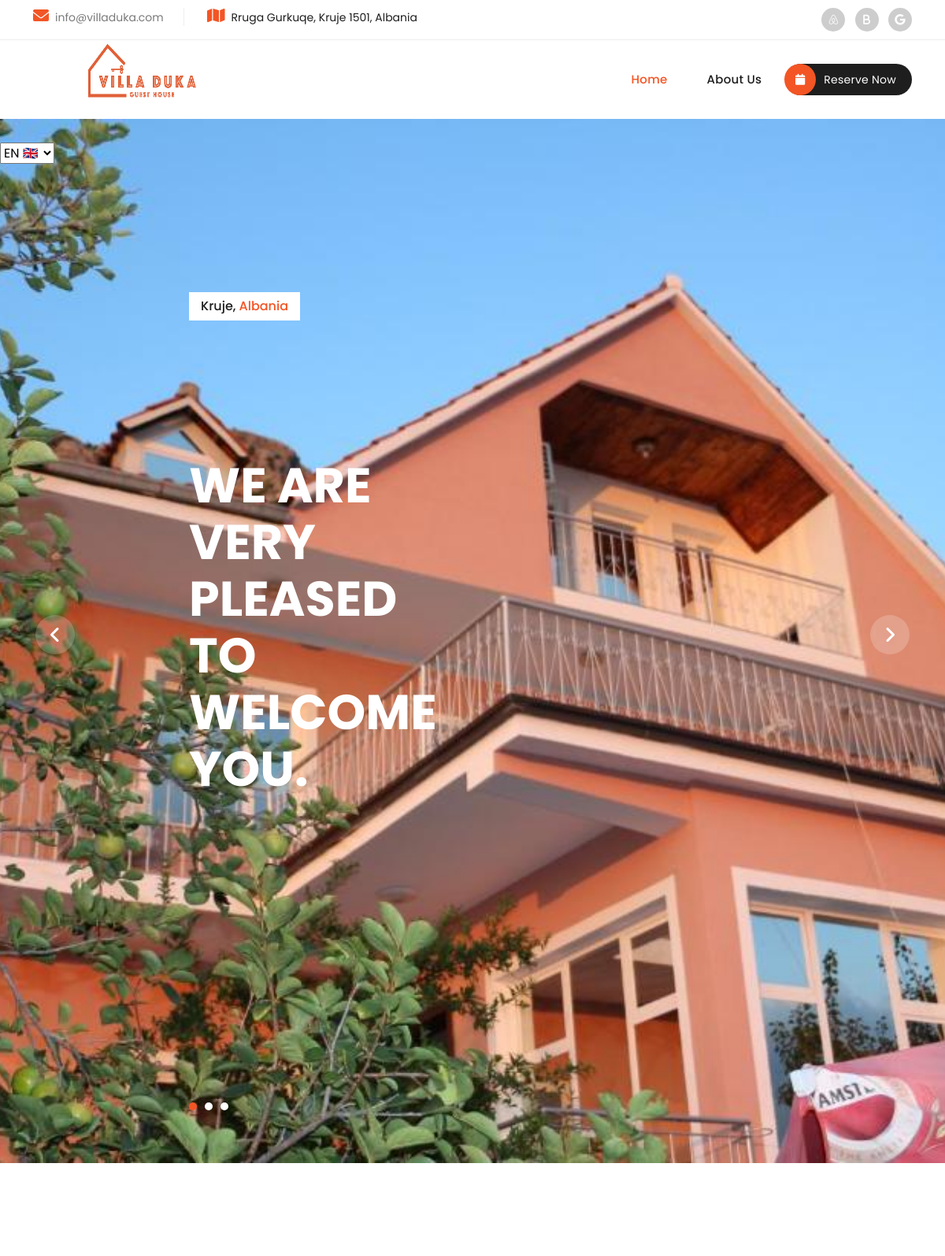
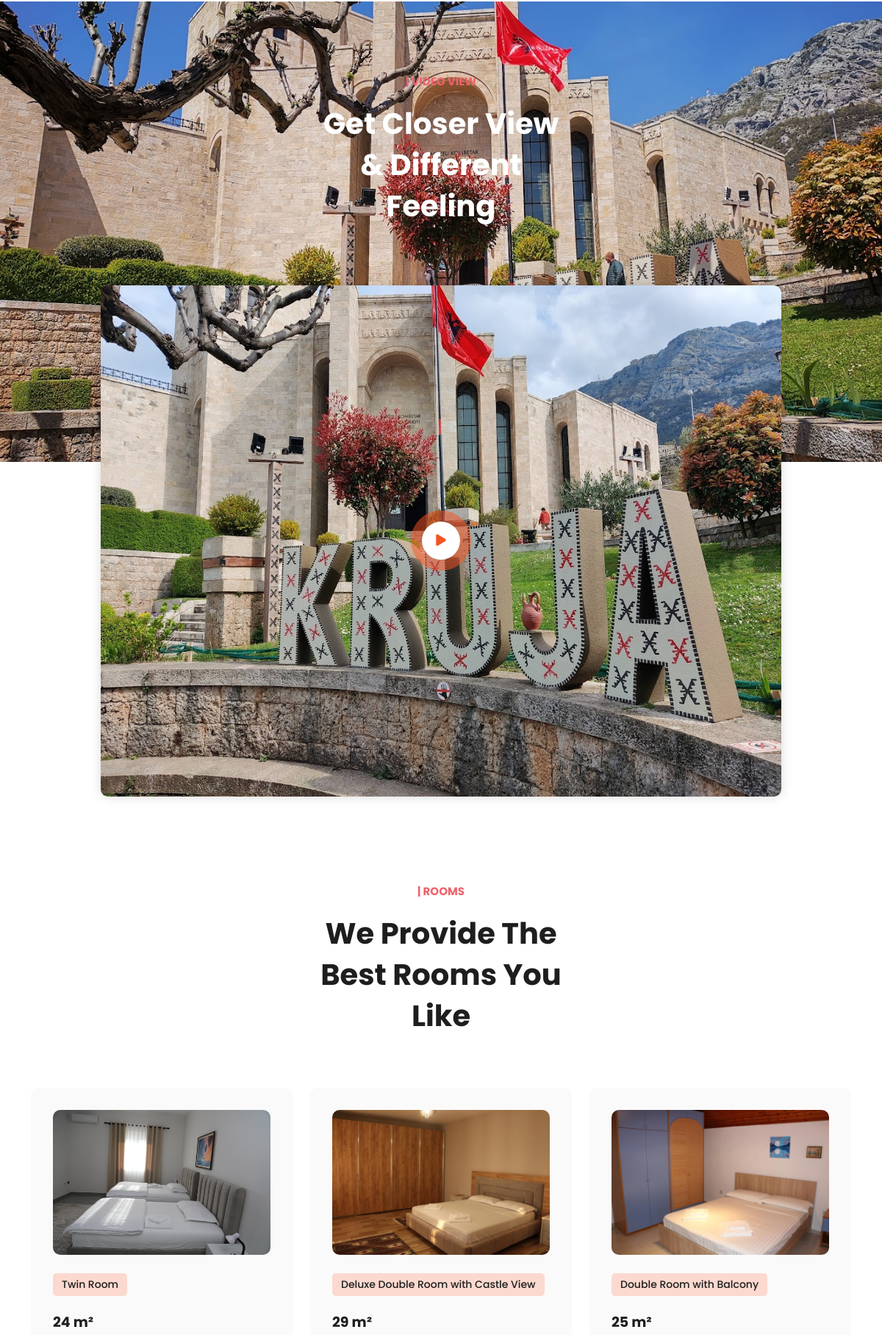
The page / (upper part) on the database its author committed (2 pictures, top to bottom).
### villawebapp/models.py (models this page shows, shortened)
class Portfolio(models.Model):
    title = models.CharField(max_length=200)
    link = models.URLField(blank=True, null=True)
    image = models.ImageField(upload_to='static/assets/images/rooms/')
    square_meters = models.IntegerField()
    paragraph = models.TextField()
    paragraph2 = models.TextField()
    class Meta:
        verbose_name_plural = "01. Portfolio"

### villawebapp/views.py (the view)
# urls.py: path('', views.index, name='index'),
def index(request):
    portfolios = Portfolio.objects.all()
    return render(request, 'index.html', {
        'portfolios': portfolios,
    })

### villawebapp/templatetags/flag_filter.py (called while the page is built)
@register.filter
def flag(value):
    return FLAG_EMOJIS.get(value, '')

### templates/index.html (shortened to what this page needs)
<!DOCTYPE html>
{% load static i18n flag_filter %}
{% get_current_language as CURRENT_LANGUAGE %}
{% get_available_languages as LANGUAGES %}
<html lang="en">
  <head>
    <link rel="stylesheet" href="https://cdnjs.cloudflare.com/ajax/libs/font-awesome/6.0.0-beta3/css/all.min.css">
    <link href="{% static 'vendorvilla/bootstrap/css/bootstrap.min.css' %}" rel="stylesheet">
    <link rel="stylesheet" href="{% static 'assets/css/fontawesome.css' %}">
    <link rel="stylesheet" href="{% static 'assets/css/templatemo-villa-agency.css' %}">
    <link rel="stylesheet" href="{% static 'assets/css/owl.css' %}">
    <link rel="stylesheet" href="{% static 'assets/css/animate.css' %}">
    <link rel="stylesheet" href="https://unpkg.com/swiper@7/swiper-bundle.min.css"/>
  </head>
<body>
  <div class="sub-header">
    <div class="container">
      <div class="row">
        <div class="col-lg-8 col-md-8">
          <ul class="info">
            <li><i class="fa fa-envelope"></i>info@villaduka.com</li>
            <li><a href="https://maps.app.goo.gl/35ur76aNYEqxUcTD8" target="_blank"><i class="fa fa-map"></i>{% trans "Rruga Gurkuqe, Kruje 1501, Albania" %}</a></li>
          </ul>
        </div>
        <div class="col-lg-4 col-md-4">
          <ul class="social-links">
            <li><a href="https://www.airbnb.com/rooms/998499954009010728?adults=1&enable_m3_private_room=true&check_in=2024-09-01&source_impression_id=p3_1701990625_FV5gDir4fVlwPN6A&previous_page_section_name=1000&federated_search_id=71f03e56-4236-431b-a148-d3e8aa1b9532&guests=1&check_out=2024-09-03&_set_bev_on_new_domain=1701990582_NjYxN2E4MjViNGU2&locale=en" target="_blank"><i class="fab fa-airbnb"></i></a></li>
            <li><a href="https://www.booking.com/hotel/al/villa-duka-kreis-kruja.en-gb.html?aid=304142&label=gen173nr-1FCAEoggI46AdIM1gEaAaIAQGYAQm4AQfIAQzYAQHoAQH4AQyIAgGoAgO4Apm96qkGwAIB0gIkNzg5ZTkxM2ItOWRlYi00MzIzLWI4OTUtZWViMWI3NTAzZTA32AIG4AIB&sid=628f16f7bc3135ba02bf7cb19e182ae9&dest_id=10744938;dest_type=hotel;dist=0;group_adults=1;group_children=0;hapos=1;hpos=1;no_rooms=1;req_adults=1;req_children=0;room1=A;sb_price_type=total;sr_order=popularity;srepoch=1698340532;srpvid=53ad79554a09007b;type=total;ucfs=1&" target="_blank"><i class="fab fa-b"></i></a></li>
            <li><a href="https://www.google.com/search?q=villa+duka+kruje&sca_esv=576846173&rlz=1C5CHFA_enAL1066AL1066&sxsrf=AM9HkKkii-IEjwfTo72aWvA3LmGCvymODQ%3A1698340893540&ei=HaA6Za7EILqVxc8PzvqWmAc&hotel_occupancy=&oq=villa+duka&gs_lp=Egxnd3Mtd2l6LXNlcnAiCnZpbGxhIGR1a2EqAggBMggQABiABBiwAzIIEAAYgAQYsAMyCxAAGMsBGIAEGLADMgcQABgeGLADMgkQABgIGB4YsAMyCxAAGIoFGIYDGLADMgsQABiKBRiGAxiwA0iAC1AAWABwAXgAkAEAmAEAoAEAqgEAuAEByAEA4gMEGAEgQYgGAZAGBw&sclient=gws-wiz-serp" target="_blank"><i class="fab fa-google"></i></a></li>
          </ul>
        </div>
      </div>
    </div>
  </div>
  <header class="header-area header-sticky">
    <div class="container">
        <div class="row">
            <div class="col-12">
                <nav class="main-nav">
                    <a href="{% url 'index' %}" class="logo">
                        <img src="{% static 'assets/images/logo.png' %}" width="415 px" height="80 px" alt="">
                    </a>
                    <ul class="nav">
                        <li><a href="{% url 'index' %}"  class="active">{% trans "Home" %}</a></li>
                        <li><a href="{% url 'about' %}">{% trans "About Us" %}</a></li>
                        <li><a href="https://www.booking.com/hotel/al/villa-duka-kreis-kruja.en-gb.html?aid=304142&label=gen173nr-1FCAEoggI46AdIM1gEaAaIAQGYAQm4AQfIAQzYAQHoAQH4AQyIAgGoAgO4Apm96qkGwAIB0gIkNzg5ZTkxM2ItOWRlYi00MzIzLWI4OTUtZWViMWI3NTAzZTA32AIG4AIB&sid=628f16f7bc3135ba02bf7cb19e182ae9&dest_id=10744938;dest_type=hotel;dist=0;group_adults=1;group_children=0;hapos=1;hpos=1;no_rooms=1;req_adults=1;req_children=0;room1=A;sb_price_type=total;sr_order=popularity;srepoch=1698340532;srpvid=53ad79554a09007b;type=total;ucfs=1&" target="_blank"><i class="fa fa-calendar"></i>{% trans 'Reserve Now' %} </a></li>
                    </ul>
                </nav>
            </div>
        </div>
    </div>
      <ul>
          <form action="{% url 'set_language' %}" method="post">
              <select name="language" onchange="this.form.submit()">
                  {% for lang_code, lang_name in LANGUAGES %}
                      <option value="{{ lang_code }}" {% if lang_code == CURRENT_LANGUAGE %}selected{% endif %}>
                          {{ lang_name }} {{ lang_code|flag }}
                      </option>
                  {% endfor %}
              </select>
          </form>
      </ul>
  </header>
  <div class="main-banner">
    <div class="owl-carousel owl-banner">
      <div class="item item-1">
        <div class="header-text">
          <span class="category">Kruje, <em>{% trans 'Albania' %}</em></span>
          <h2><br><br>{% trans 'We are very pleased to welcome you.' %}<br><br><br></h2>
        </div>
      </div>
    </div>
  </div>
  <div class="video section">
    <div class="container">
      <div class="row">
        <div class="col-lg-4 offset-lg-4">
          <div class="section-heading text-center">
            <h6>| {% trans 'Video View' %}</h6>
            <h2>{% trans 'Get Closer View & Different Feeling' %}</h2>
          </div>
        </div>
      </div>
    </div>
  </div>
  <div class="video-content">
    <div class="container">
      <div class="row">
        <div class="col-lg-10 offset-lg-1">
          <div class="video-frame">
            <a href="https://www.youtube.com/watch?v=9sh997zaD-A" target="_blank"><i class="fa fa-play"></i></a>
          </div>
        </div>
      </div>
    </div>
  </div>
  <div class="properties section">
    <div class="container">
      <div class="row">
        <div class="col-lg-4 offset-lg-4">
          <div class="section-heading text-center">
            <h6>| {% trans 'Rooms' %}</h6>
            <h2>{% trans 'We Provide The Best Rooms You Like' %}</h2>
          </div>
        </div>
      </div>
      <div class="row">
         {% for portfolio in portfolios %}
        <div class="col-lg-4 col-md-6">
          <div class="item">
            <a href="{{ portfolio.link }}" target="_blank"><img src="{{ portfolio.image.url }}" alt=""></a>
            <span class="category">{{ portfolio.title }}</span>
            <h4><a href="{{ portfolio.link }}" target="_blank">{{ portfolio.square_meters }} m²</a></h4>
          </div>
        </div>
        {% endfor %}
        </div>
      </div>
    </div>
  </body>
</html>

### rows shown on the page
Portfolio: image (picture), title "Twin Room", square_meters "24"
Portfolio: image (picture), title "Deluxe Double Room with Castle View", square_meters "29"
Portfolio: image (picture), title "Double Room with Balcony", square_meters "25"

### other values the page prints
form field language "EN 🇬🇧"
